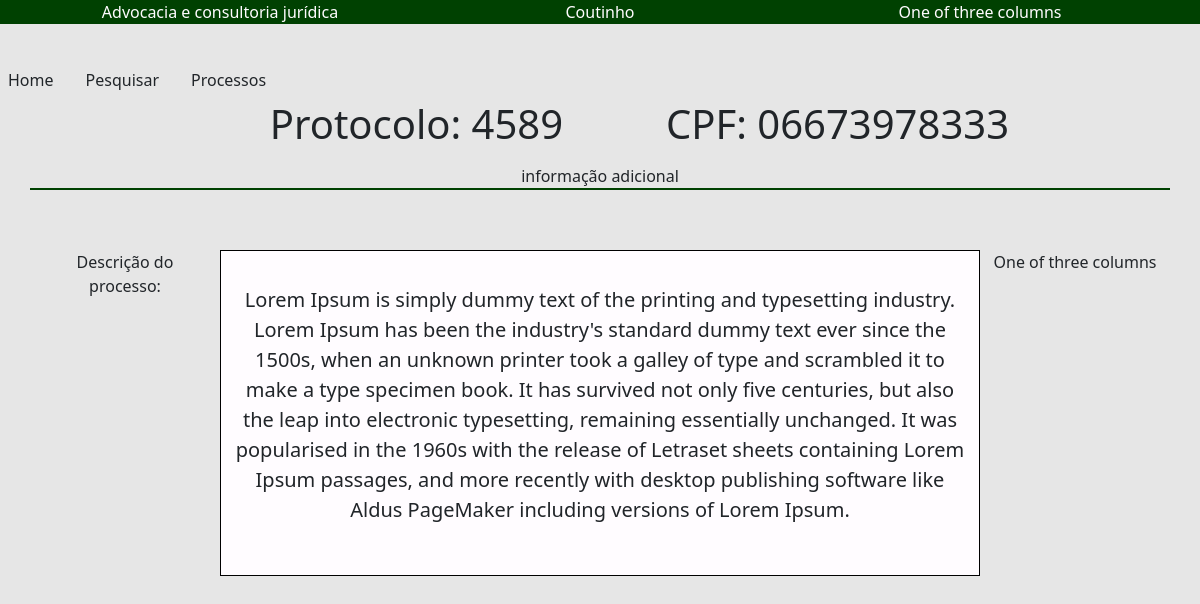
Page /exibirProcesso.php?protocolo=4589 on the committed database.
### tables this page shows
CREATE TABLE Processo (id INTEGER PRIMARY KEY, cpf TEXT , descricao TEXT, parceiro TEXT, protocolo text,dataAbertura TEXT,FOREIGN KEY (cpf) REFERENCES Pessoa(cpf));

### pesquisaProcessos.php (called while the page is built, shortened)
<?php
require_once 'enviaProcesso.php';
require_once 'Processo.php';
function buscarProcessoProtocolo($pdo,$protocolo) {
        $query = "SELECT * FROM Processo WHERE protocolo = :protocolo";
        $statement = $pdo->prepare($query);
        $statement->bindValue(':protocolo',$protocolo);
        $statement->execute();
        $resultado = $statement->fetch();
        $processo = new Processo($resultado['cpf'],$resultado['protocolo'],$resultado['parceiro'],$resultado['descricao'],$resultado['dataAbertura']);
        return $processo;
    }

### Processo.php (called while the page is built, shortened)
<?php
class Processo
{
    private string $cpf;
    private string $protocolo;
    private string $descricao;
    public function __construct(string $cpf, string $protocolo, string $parceiro, string $descricao, String $dataAbertura) {
        $this->cpf = $cpf;
        $this->protocolo = $protocolo;
        $this->descricao = $descricao;
    }
  public function cpf() : string{
    return $this->cpf;
  }
    public function protocolo() : string {
        return $this->protocolo;
    }
    public function descricao() : string {
        return $this->descricao;
    }
}

### exibirProcesso.php (the view, shortened to what this page needs)
<?php
require_once 'conexao.php';
require_once 'pesquisaProcessos.php';
require_once 'Processo.php';
?>
<!DOCTYPE html>
<html lang="en">
<head>
    <link rel="stylesheet" href="exibirProcesso.css">
    <link href="https://cdn.jsdelivr.net/npm/bootstrap@5.3.3/dist/css/bootstrap.min.css" rel="stylesheet">
</head>
<body>
    <header>
    <div class="container text-center">
  <div class="row align-items-center">
    <div class="col">
    Advocacia e consultoria jurídica
    </div>
    <div class="col">
  Coutinho
    </div>
    <div class="col">
      One of three columns
    </div>
  </div>
</div>
    </header>
   <main>
   <div class="hstack gap-3">
  <div class="p-2 fw-lighter">Home</div>
  <div class="p-2 fw-lighter">Pesquisar</div>
  <div class="p-2 fw-lighter">Processos</div>
</div>
   <?php if (isset($_GET['protocolo'])) {
    $protocolo = $_GET['protocolo'];
    $processo = buscarProcessoProtocolo($pdo,$protocolo);
}?>
<div class="container text-center informacoes_topo">
  <div class="row justify-content-md-center">
    <div class="col col-lg-5">
      <p class="info_topo_text display-6">Protocolo: <?php echo $processo->protocolo();?></p>
    </div>
    <div class="col-md-auto">
    <h5 class="display-6">CPF: <?php echo $processo->cpf();?></h5>
    </div>
    <div class="col col-lg-5">
      informação adicional
    </div>
  </div>
</div>
<div class="container text-center secao_main">
  <div class="row align-items-start">
    <div class="col-lg-2">
     Descrição do processo:
    </div>
    <div class="col-lg-8 descricao ">
     <p class="lead"><?php echo $processo->descricao();?></p>
    </div>
    <div class="col">
      One of three columns
    </div>
  </div>
</div>
   </main>
</body>
</html>

### exibirProcesso.css (style rules this page uses)
:root { --cor-primaria: #004101; --cor-secundaria: #FFBA58; --cor-terciaria: #FFFCFF; }
* { margin: 0; padding: 0; box-sizing: border-box; }
body { background-color: rgba(182, 182, 182, 0.333)!important; min-height: 100vh; }
header { background-color: var(--cor-primaria) !important; margin-bottom: 3%; color: #FFFCFF; }
.informacoes_topo { width: 100% !important; border-bottom: 2px solid #004101 !important; }
.secao_main { margin-top: 5%; min-height: 18em !important; align-content: center; }
.descricao { border: 1px solid black !important; min-height: 80%; padding: 3%; background-color: #FFFCFF; }

### rows in the picture
processo: protocolo "4589", cpf "06673978333", descricao "Lorem Ipsum is simply dummy text of the printing and typesetting industry. Lorem Ipsum has been the industry's standard dummy text ever since the 1500s, when an unknown printer took a galley of type and scrambled it to make a type specimen book. It has survived not only five centuries, but also the leap into electronic typesetting, remaining essentially unchanged. It was popularised in the 1960s with the release of Letraset sheets containing Lorem Ipsum passages, and more recently with desktop publishing software like Aldus PageMaker including versions of Lorem Ipsum."
